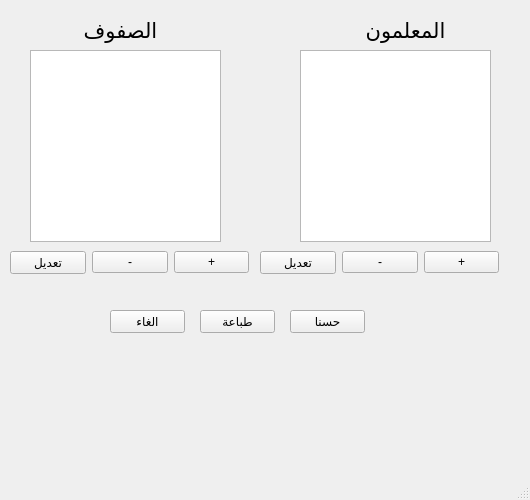
<?xml version="1.0" encoding="UTF-8"?>
<ui version="4.0">
 <class>MainWindow</class>
 <widget class="QMainWindow" name="MainWindow">
  <property name="geometry">
   <rect>
    <x>0</x>
    <y>0</y>
    <width>530</width>
    <height>500</height>
   </rect>
  </property>
  <property name="windowTitle">
   <string>MainWindow</string>
  </property>
  <property name="locale">
   <locale language="Arabic" country="Egypt"/>
  </property>
  <widget class="QWidget" name="centralwidget">
   <widget class="QLabel" name="label">
    <property name="geometry">
     <rect>
      <x>340</x>
      <y>10</y>
      <width>131</width>
      <height>41</height>
     </rect>
    </property>
    <property name="text">
     <string>&lt;html&gt;&lt;head/&gt;&lt;body&gt;&lt;p align=&quot;center&quot;&gt;&lt;span style=&quot; font-size:16pt;&quot;&gt;المعلمون&lt;/span&gt;&lt;/p&gt;&lt;/body&gt;&lt;/html&gt;</string>
    </property>
   </widget>
   <widget class="QPushButton" name="pushButton_4">
    <property name="geometry">
     <rect>
      <x>290</x>
      <y>310</y>
      <width>75</width>
      <height>23</height>
     </rect>
    </property>
    <property name="text">
     <string>حسنا</string>
    </property>
   </widget>
   <widget class="QPushButton" name="pushButton_5">
    <property name="geometry">
     <rect>
      <x>110</x>
      <y>310</y>
      <width>75</width>
      <height>23</height>
     </rect>
    </property>
    <property name="text">
     <string>الغاء</string>
    </property>
   </widget>
   <widget class="QWidget" name="layoutWidget">
    <property name="geometry">
     <rect>
      <x>260</x>
      <y>250</y>
      <width>239</width>
      <height>25</height>
     </rect>
    </property>
    <layout class="QHBoxLayout" name="horizontalLayout_2">
     <item>
      <widget class="QPushButton" name="edit_1">
       <property name="text">
        <string>تعديل</string>
       </property>
      </widget>
     </item>
     <item>
      <widget class="QPushButton" name="remove_1">
       <property name="text">
        <string>-</string>
       </property>
      </widget>
     </item>
     <item>
      <widget class="QPushButton" name="add_1">
       <property name="text">
        <string>+</string>
       </property>
      </widget>
     </item>
    </layout>
   </widget>
   <widget class="QLabel" name="label_2">
    <property name="geometry">
     <rect>
      <x>55</x>
      <y>10</y>
      <width>131</width>
      <height>41</height>
     </rect>
    </property>
    <property name="text">
     <string>&lt;html&gt;&lt;head/&gt;&lt;body&gt;&lt;p align=&quot;center&quot;&gt;&lt;span style=&quot; font-size:16pt;&quot;&gt;الصفوف&lt;/span&gt;&lt;/p&gt;&lt;/body&gt;&lt;/html&gt;</string>
    </property>
   </widget>
   <widget class="QWidget" name="layoutWidget_3">
    <property name="geometry">
     <rect>
      <x>10</x>
      <y>250</y>
      <width>239</width>
      <height>25</height>
     </rect>
    </property>
    <layout class="QHBoxLayout" name="horizontalLayout_3">
     <item>
      <widget class="QPushButton" name="edit_2">
       <property name="text">
        <string>تعديل</string>
       </property>
      </widget>
     </item>
     <item>
      <widget class="QPushButton" name="remove_2">
       <property name="text">
        <string>-</string>
       </property>
      </widget>
     </item>
     <item>
      <widget class="QPushButton" name="add_2">
       <property name="text">
        <string>+</string>
       </property>
      </widget>
     </item>
    </layout>
   </widget>
   <widget class="QPushButton" name="pushButton_6">
    <property name="geometry">
     <rect>
      <x>200</x>
      <y>310</y>
      <width>75</width>
      <height>23</height>
     </rect>
    </property>
    <property name="text">
     <string>طباعة</string>
    </property>
   </widget>
   <widget class="QListWidget" name="listWidget_1">
    <property name="geometry">
     <rect>
      <x>300</x>
      <y>50</y>
      <width>191</width>
      <height>192</height>
     </rect>
    </property>
    <property name="toolTip">
     <string>&lt;html&gt;&lt;head/&gt;&lt;body&gt;&lt;p align=&quot;right&quot;&gt;&lt;br/&gt;&lt;/p&gt;&lt;/body&gt;&lt;/html&gt;</string>
    </property>
    <property name="layoutDirection">
     <enum>Qt::RightToLeft</enum>
    </property>
   </widget>
   <widget class="QListWidget" name="listWidget_2">
    <property name="geometry">
     <rect>
      <x>30</x>
      <y>50</y>
      <width>191</width>
      <height>192</height>
     </rect>
    </property>
    <property name="toolTip">
     <string>&lt;html&gt;&lt;head/&gt;&lt;body&gt;&lt;p align=&quot;right&quot;&gt;&lt;br/&gt;&lt;/p&gt;&lt;/body&gt;&lt;/html&gt;</string>
    </property>
    <property name="layoutDirection">
     <enum>Qt::RightToLeft</enum>
    </property>
   </widget>
   <zorder>pushButton_4</zorder>
   <zorder>pushButton_5</zorder>
   <zorder>layoutWidget</zorder>
   <zorder>label_2</zorder>
   <zorder>layoutWidget_3</zorder>
   <zorder>pushButton_6</zorder>
   <zorder>listWidget_1</zorder>
   <zorder>listWidget_2</zorder>
   <zorder>label</zorder>
  </widget>
  <widget class="QMenuBar" name="menubar">
   <property name="geometry">
    <rect>
     <x>0</x>
     <y>0</y>
     <width>530</width>
     <height>21</height>
    </rect>
   </property>
  </widget>
  <widget class="QStatusBar" name="statusbar"/>
 </widget>
 <resources/>
 <connections/>
</ui>
